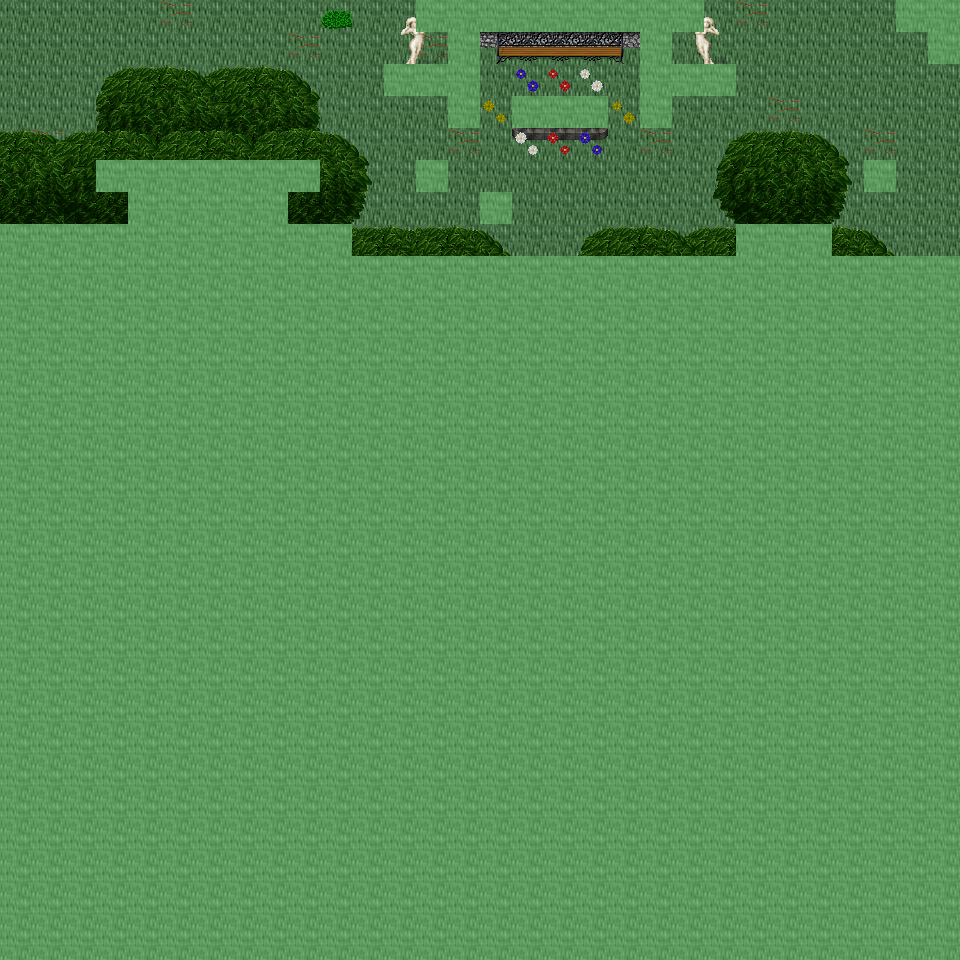

Rendered tile map (Tiled .tmx) drawn with the repository's tilesets; below, a short description and the map source with its tile grids summarised:
An orthogonal 30x30 tile map with 32x32 px tiles, 6 tile layers (Ground, Object, Object2, Above, ...), 39 tilesets and 4 objects (4x mapchange).

<map version="1.0" orientation="orthogonal" renderorder="right-down" width="30" height="30" tilewidth="32" tileheight="32" nextobjectid="5">
  <tileset firstgid="1" name="tileset_ground_ground" tilewidth="32" tileheight="32" tilecount="33" columns="3">
    <image source="../drawable/tileset_ground_ground.png" width="96" height="352" />
  </tileset>
  <tileset firstgid="34" name="tileset_ground_ridge_earth_dark" tilewidth="32" tileheight="32" tilecount="96" columns="12">
    <image source="../drawable/tileset_ground_ridge_earth_dark.png" width="384" height="256" />
  </tileset>
  <tileset firstgid="130" name="tileset_plant_grasses" tilewidth="32" tileheight="32" tilecount="6" columns="3">
    <image source="../drawable/tileset_plant_grasses.png" width="96" height="64" />
  </tileset>
  <tileset firstgid="136" name="tileset_ground_ladder_vertical_dark" tilewidth="32" tileheight="32" tilecount="3" columns="3">
    <image source="../drawable/tileset_ground_ladder_vertical_dark.png" width="96" height="32" />
  </tileset>
  <tileset firstgid="139" name="tileset_logic_collision" tilewidth="32" tileheight="32" tilecount="1" columns="1">
    <image source="../drawable/tileset_logic_collision.png" width="32" height="32" />
  </tileset>
  <tileset firstgid="140" name="tileset_ground_grass_corners" tilewidth="32" tileheight="32" tilecount="24" columns="6">
    <image source="../drawable/tileset_ground_grass_corners.png" width="192" height="128" />
  </tileset>
  <tileset firstgid="164" name="tileset_ground_earth_edges" tilewidth="32" tileheight="32" tilecount="18" columns="6">
    <image source="../drawable/tileset_ground_earth_edges.png" width="192" height="96" />
  </tileset>
  <tileset firstgid="182" name="tileset_plant_bush_bushes" tilewidth="32" tileheight="32" tilecount="10" columns="5">
    <image source="../drawable/tileset_plant_bush_bushes.png" width="160" height="64" />
  </tileset>
  <tileset firstgid="192" name="tileset_plant_tree_tree_darkgreen" tilewidth="32" tileheight="32" tilecount="88" columns="8">
    <image source="../drawable/tileset_plant_tree_tree_darkgreen.png" width="256" height="352" />
  </tileset>
  <tileset firstgid="280" name="tileset_ground_rock_pebbles" tilewidth="32" tileheight="32" tilecount="3" columns="1">
    <image source="../drawable/tileset_ground_rock_pebbles.png" width="32" height="96" />
  </tileset>
  <tileset firstgid="283" name="tileset_furniture_sink_jacuzzi_dark_side_on" tilewidth="32" tileheight="32" tilecount="36" columns="3">
    <image source="../drawable/tileset_furniture_sink_jacuzzi_dark_side_on.png" width="96" height="384" />
  </tileset>
  <tileset firstgid="319" name="tileset_furniture_chair_bench_iron_extensible" tilewidth="32" tileheight="32" tilecount="16" columns="4">
    <image source="../drawable/tileset_furniture_chair_bench_iron_extensible.png" width="128" height="128" />
  </tileset>
  <tileset firstgid="335" name="tileset_plant_flower_daisy_blue" tilewidth="32" tileheight="32" tilecount="8" columns="2">
    <image source="../drawable/tileset_plant_flower_daisy_blue.png" width="64" height="128" />
  </tileset>
  <tileset firstgid="343" name="tileset_plant_flower_daisy_red" tilewidth="32" tileheight="32" tilecount="8" columns="2">
    <image source="../drawable/tileset_plant_flower_daisy_red.png" width="64" height="128" />
  </tileset>
  <tileset firstgid="351" name="tileset_plant_flower_daisy_white" tilewidth="32" tileheight="32" tilecount="8" columns="2">
    <image source="../drawable/tileset_plant_flower_daisy_white.png" width="64" height="128" />
  </tileset>
  <tileset firstgid="359" name="tileset_plant_flower_daisy_yellow" tilewidth="32" tileheight="32" tilecount="8" columns="2">
    <image source="../drawable/tileset_plant_flower_daisy_yellow.png" width="64" height="128" />
  </tileset>
  <tileset firstgid="367" name="tileset_plant_bush_hedge" tilewidth="32" tileheight="32" tilecount="35" columns="5">
    <image source="../drawable/tileset_plant_bush_hedge.png" width="160" height="224" />
  </tileset>
  <tileset firstgid="402" name="tileset_plant_tree_evergreen" tilewidth="32" tileheight="32" tilecount="36" columns="3">
    <image source="../drawable/tileset_plant_tree_evergreen.png" width="96" height="384" />
  </tileset>
  <tileset firstgid="438" name="tileset_furniture_light_iron_lamp" tilewidth="32" tileheight="32" tilecount="3" columns="1">
    <image source="../drawable/tileset_furniture_light_iron_lamp.png" width="32" height="96" />
  </tileset>
  <tileset firstgid="441" name="tileset_furniture_light_flames" tilewidth="32" tileheight="32" tilecount="6" columns="6">
    <image source="../drawable/tileset_furniture_light_flames.png" width="192" height="32" />
  </tileset>
  <tileset firstgid="447" name="tileset_item_statue_girl_with_bird" tilewidth="32" tileheight="32" tilecount="12" columns="4">
    <image source="../drawable/tileset_item_statue_girl_with_bird.png" width="128" height="96" />
  </tileset>
  <tileset firstgid="459" name="tileset_object_birds" tilewidth="32" tileheight="32" tilecount="4" columns="2">
    <image source="../drawable/tileset_object_birds.png" width="64" height="64" />
  </tileset>
  <tileset firstgid="463" name="tileset_plant_tree_spruce" tilewidth="32" tileheight="32" tilecount="6" columns="2">
    <image source="../drawable/tileset_plant_tree_spruce.png" width="64" height="96" />
  </tileset>
  <tileset firstgid="469" name="tileset_plant_tree_taller_trees" tilewidth="32" tileheight="32" tilecount="32" columns="8">
    <image source="../drawable/tileset_plant_tree_taller_trees.png" width="256" height="128" />
  </tileset>
  <tileset firstgid="501" name="tileset_plant_stump_hollow_logs" tilewidth="32" tileheight="32" tilecount="6" columns="3">
    <image source="../drawable/tileset_plant_stump_hollow_logs.png" width="96" height="64" />
  </tileset>
  <tileset firstgid="507" name="tileset_plant_stump_small_stump" tilewidth="32" tileheight="32" tilecount="4" columns="2">
    <image source="../drawable/tileset_plant_stump_small_stump.png" width="64" height="64" />
  </tileset>
  <tileset firstgid="511" name="tileset_ground_grass_2" tilewidth="32" tileheight="32" tilecount="21" columns="3">
    <image source="../drawable/tileset_ground_grass_2.png" width="96" height="224" />
  </tileset>
  <tileset firstgid="532" name="tileset_ground_water_waterfall" tilewidth="32" tileheight="32" tilecount="120" columns="8">
    <image source="../drawable/tileset_ground_water_waterfall.png" width="256" height="480" />
  </tileset>
  <tileset firstgid="652" name="tileset_ground_water_pool_corners" tilewidth="32" tileheight="32" tilecount="72" columns="3">
    <image source="../drawable/tileset_ground_water_pool_corners.png" width="96" height="768" />
  </tileset>
  <tileset firstgid="724" name="tileset_ground_water_pool" tilewidth="32" tileheight="32" tilecount="72" columns="3">
    <image source="../drawable/tileset_ground_water_pool.png" width="96" height="768" />
  </tileset>
  <tileset firstgid="796" name="tileset_plant_vine" tilewidth="32" tileheight="32" tilecount="3" columns="1">
    <image source="../drawable/tileset_plant_vine.png" width="32" height="96" />
  </tileset>
  <tileset firstgid="799" name="tileset_ground_dry_grass" tilewidth="32" tileheight="32" tilecount="54" columns="9">
    <image source="../drawable/tileset_ground_dry_grass.png" width="288" height="192" />
  </tileset>
  <tileset firstgid="853" name="tileset_building_chimney_smoke" tilewidth="32" tileheight="32" tilecount="40" columns="4">
    <image source="../drawable/tileset_building_chimney_smoke.png" width="128" height="320" />
  </tileset>
  <tileset firstgid="893" name="tileset_building_huts" tilewidth="32" tileheight="32" tilecount="338" columns="26">
    <image source="../drawable/tileset_building_huts.png" width="832" height="416" />
  </tileset>
  <tileset firstgid="1231" name="tileset_plant_bush_leafy" tilewidth="32" tileheight="32" tilecount="48" columns="8">
    <image source="../drawable/tileset_plant_bush_leafy.png" width="256" height="192" />
  </tileset>
  <tileset firstgid="1279" name="tileset_plant_bush_berried" tilewidth="32" tileheight="32" tilecount="60" columns="5">
    <image source="../drawable/tileset_plant_bush_berried.png" width="160" height="384" />
  </tileset>
  <tileset firstgid="1339" name="tileset_plant_bush_flowering" tilewidth="32" tileheight="32" tilecount="72" columns="8">
    <image source="../drawable/tileset_plant_bush_flowering.png" width="256" height="288" />
  </tileset>
  <tileset firstgid="1411" name="tileset_plant_bushes_and_trees" tilewidth="32" tileheight="32" tilecount="144" columns="16">
    <image source="../drawable/tileset_plant_bushes_and_trees.png" width="512" height="289" />
  </tileset>
  <tileset firstgid="1555" name="tileset_plant_bush_bush_pinks" tilewidth="32" tileheight="32" tilecount="4" columns="2">
    <image source="../drawable/tileset_plant_bush_bush_pinks.png" width="64" height="64" />
  </tileset>
  <layer name="Ground" width="30" height="30">
    <data>[900 cells, 240 non-empty, 4 distinct tile ids]</data>
  </layer>
  <layer name="Object" width="30" height="30">
    <data>[900 cells, 51 non-empty, 27 distinct tile ids]</data>
  </layer>
  <layer name="Object2" width="30" height="30">
    <data>[900 cells, 30 non-empty, 22 distinct tile ids]</data>
  </layer>
  <layer name="Above" width="30" height="30">
    <data>[900 cells, 101 non-empty, 51 distinct tile ids]</data>
  </layer>
  <layer name="Above2" width="30" height="30">
    <data>[900 cells, 12 non-empty, 6 distinct tile ids]</data>
  </layer>
  <layer name="Walkable" width="30" height="30">
    <data>[900 cells, 714 non-empty, 1 distinct tile ids]</data>
  </layer>
  <objectgroup name="MapEvents">
    <object id="1" name="north" type="mapchange" x="0" y="0" width="416" height="32">
      <properties>
        <property name="map" value="0_ados_mountain_n2_w2_x1_y3" />
        <property name="place" value="south" />
      </properties>
    </object>
    <object id="2" name="north2" type="mapchange" x="704" y="0" width="192" height="32">
      <properties>
        <property name="map" value="0_ados_mountain_n2_w2_x1_y3" />
        <property name="place" value="south2" />
      </properties>
    </object>
    <object id="3" name="west" type="mapchange" x="0" y="0" width="32" height="224">
      <properties>
        <property name="map" value="0_ados_mountain_n2_w2_x0_y4" />
        <property name="place" value="east" />
      </properties>
    </object>
    <object id="4" name="east" type="mapchange" x="928" y="64" width="32" height="192">
      <properties>
        <property name="map" value="0_ados_mountain_n2_w2_x2_y4" />
        <property name="place" value="west" />
      </properties>
    </object>
  </objectgroup>
</map>
